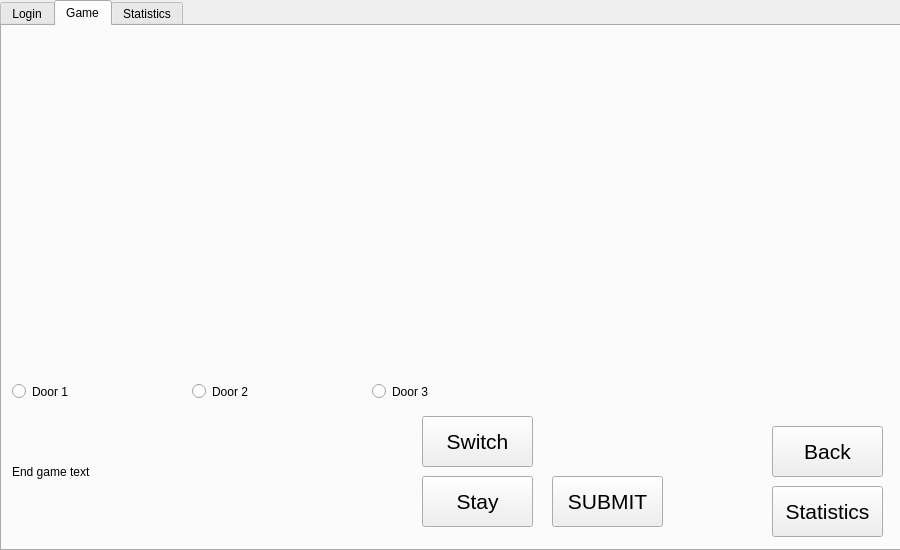
<?xml version="1.0" encoding="UTF-8"?>
<ui version="4.0">
 <class>montyHallGame</class>
 <widget class="QDialog" name="montyHallGame">
  <property name="geometry">
   <rect>
    <x>0</x>
    <y>0</y>
    <width>900</width>
    <height>550</height>
   </rect>
  </property>
  <property name="windowTitle">
   <string>Dialog</string>
  </property>
  <widget class="QTabWidget" name="tab_current">
   <property name="geometry">
    <rect>
     <x>0</x>
     <y>0</y>
     <width>901</width>
     <height>551</height>
    </rect>
   </property>
   <property name="currentIndex">
    <number>1</number>
   </property>
   <widget class="QWidget" name="screen_main">
    <attribute name="title">
     <string>Login</string>
    </attribute>
    <widget class="QLabel" name="label_login">
     <property name="geometry">
      <rect>
       <x>20</x>
       <y>50</y>
       <width>71</width>
       <height>41</height>
      </rect>
     </property>
     <property name="font">
      <font>
       <pointsize>20</pointsize>
      </font>
     </property>
     <property name="text">
      <string>Login</string>
     </property>
    </widget>
    <widget class="QLineEdit" name="entry_username">
     <property name="geometry">
      <rect>
       <x>90</x>
       <y>50</y>
       <width>121</width>
       <height>41</height>
      </rect>
     </property>
     <property name="font">
      <font>
       <pointsize>15</pointsize>
      </font>
     </property>
     <property name="placeholderText">
      <string>Username</string>
     </property>
    </widget>
    <widget class="QLabel" name="label_login_instruction">
     <property name="geometry">
      <rect>
       <x>0</x>
       <y>0</y>
       <width>781</width>
       <height>41</height>
      </rect>
     </property>
     <property name="text">
      <string>Enter a unique username and select login or register depending of if you have played before</string>
     </property>
    </widget>
    <widget class="QPushButton" name="button_login">
     <property name="geometry">
      <rect>
       <x>10</x>
       <y>100</y>
       <width>101</width>
       <height>41</height>
      </rect>
     </property>
     <property name="font">
      <font>
       <pointsize>15</pointsize>
      </font>
     </property>
     <property name="text">
      <string>LOGIN</string>
     </property>
    </widget>
    <widget class="QPushButton" name="button_register">
     <property name="geometry">
      <rect>
       <x>130</x>
       <y>100</y>
       <width>101</width>
       <height>41</height>
      </rect>
     </property>
     <property name="font">
      <font>
       <pointsize>15</pointsize>
      </font>
     </property>
     <property name="text">
      <string>REGISTER</string>
     </property>
    </widget>
    <widget class="QTextBrowser" name="text_game_explanation">
     <property name="geometry">
      <rect>
       <x>10</x>
       <y>160</y>
       <width>741</width>
       <height>291</height>
      </rect>
     </property>
     <property name="html">
      <string>&lt;!DOCTYPE HTML PUBLIC &quot;-//W3C//DTD HTML 4.0//EN&quot; &quot;http://www.w3.org/TR/REC-html40/strict.dtd&quot;&gt;
&lt;html&gt;&lt;head&gt;&lt;meta name=&quot;qrichtext&quot; content=&quot;1&quot; /&gt;&lt;style type=&quot;text/css&quot;&gt;
p, li { white-space: pre-wrap; }
&lt;/style&gt;&lt;/head&gt;&lt;body style=&quot; font-family:'MS Shell Dlg 2'; font-size:8.25pt; font-weight:400; font-style:normal;&quot;&gt;
&lt;p style=&quot; margin-top:0px; margin-bottom:0px; margin-left:0px; margin-right:0px; -qt-block-indent:0; text-indent:0px;&quot;&gt;&lt;span style=&quot; font-size:14pt;&quot;&gt;The Monty Hall problem is a brain teazer in the form of a probabilty puzzle. It is based on the TV show &amp;quot;Let's Make a Deal&amp;quot; and named after its original host Monty Hall.&lt;/span&gt;&lt;/p&gt;
&lt;p style=&quot;-qt-paragraph-type:empty; margin-top:0px; margin-bottom:0px; margin-left:0px; margin-right:0px; -qt-block-indent:0; text-indent:0px; font-size:14pt;&quot;&gt;&lt;br /&gt;&lt;/p&gt;
&lt;p style=&quot; margin-top:0px; margin-bottom:0px; margin-left:0px; margin-right:0px; -qt-block-indent:0; text-indent:0px;&quot;&gt;&lt;span style=&quot; font-size:14pt;&quot;&gt;In the puzzle, players are given the choice between 3 doors. Behind one door, there is a desireble prize. Behind the other two is nothing. The player is to make a choice of which door they think the prize is behind. After that, the host would open one of the doors which does not contain the prize. The player then has to choose weather to remain on the door he/she selected originally or switch to the door that has not been opened or selected. &lt;/span&gt;&lt;/p&gt;
&lt;p style=&quot;-qt-paragraph-type:empty; margin-top:0px; margin-bottom:0px; margin-left:0px; margin-right:0px; -qt-block-indent:0; text-indent:0px; font-size:14pt;&quot;&gt;&lt;br /&gt;&lt;/p&gt;
&lt;p style=&quot; margin-top:0px; margin-bottom:0px; margin-left:0px; margin-right:0px; -qt-block-indent:0; text-indent:0px;&quot;&gt;&lt;span style=&quot; font-size:14pt;&quot;&gt;Now that you know how the game works, lets try it out.&lt;/span&gt;&lt;/p&gt;
&lt;p style=&quot;-qt-paragraph-type:empty; margin-top:0px; margin-bottom:0px; margin-left:0px; margin-right:0px; -qt-block-indent:0; text-indent:0px; font-size:14pt;&quot;&gt;&lt;br /&gt;&lt;/p&gt;&lt;/body&gt;&lt;/html&gt;</string>
     </property>
    </widget>
    <widget class="QPushButton" name="button_moveToGame">
     <property name="geometry">
      <rect>
       <x>770</x>
       <y>460</y>
       <width>111</width>
       <height>51</height>
      </rect>
     </property>
     <property name="font">
      <font>
       <pointsize>16</pointsize>
      </font>
     </property>
     <property name="text">
      <string>Play</string>
     </property>
    </widget>
    <widget class="QLabel" name="label_login_status">
     <property name="geometry">
      <rect>
       <x>230</x>
       <y>40</y>
       <width>481</width>
       <height>41</height>
      </rect>
     </property>
     <property name="text">
      <string/>
     </property>
    </widget>
    <widget class="QPushButton" name="button_main_movetostats">
     <property name="geometry">
      <rect>
       <x>770</x>
       <y>400</y>
       <width>111</width>
       <height>51</height>
      </rect>
     </property>
     <property name="font">
      <font>
       <pointsize>16</pointsize>
      </font>
     </property>
     <property name="text">
      <string>Statistics</string>
     </property>
    </widget>
   </widget>
   <widget class="QWidget" name="screen_game">
    <attribute name="title">
     <string>Game</string>
    </attribute>
    <widget class="QLabel" name="image_door_1">
     <property name="geometry">
      <rect>
       <x>10</x>
       <y>10</y>
       <width>161</width>
       <height>341</height>
      </rect>
     </property>
     <property name="text">
      <string/>
     </property>
     <property name="pixmap">
      <pixmap resource="doorResource.qrc">:/doorImage/door.png</pixmap>
     </property>
     <property name="scaledContents">
      <bool>true</bool>
     </property>
    </widget>
    <widget class="QLabel" name="image_door_2">
     <property name="geometry">
      <rect>
       <x>190</x>
       <y>10</y>
       <width>161</width>
       <height>341</height>
      </rect>
     </property>
     <property name="text">
      <string/>
     </property>
     <property name="pixmap">
      <pixmap resource="doorResource.qrc">:/doorImage/door.png</pixmap>
     </property>
     <property name="scaledContents">
      <bool>true</bool>
     </property>
    </widget>
    <widget class="QLabel" name="image_door_3">
     <property name="geometry">
      <rect>
       <x>370</x>
       <y>10</y>
       <width>161</width>
       <height>341</height>
      </rect>
     </property>
     <property name="text">
      <string/>
     </property>
     <property name="pixmap">
      <pixmap resource="doorResource.qrc">:/doorImage/door.png</pixmap>
     </property>
     <property name="scaledContents">
      <bool>true</bool>
     </property>
    </widget>
    <widget class="QRadioButton" name="radioButton_door_1">
     <property name="geometry">
      <rect>
       <x>10</x>
       <y>350</y>
       <width>161</width>
       <height>31</height>
      </rect>
     </property>
     <property name="text">
      <string>Door 1</string>
     </property>
    </widget>
    <widget class="QRadioButton" name="radioButton_door_2">
     <property name="geometry">
      <rect>
       <x>190</x>
       <y>350</y>
       <width>161</width>
       <height>31</height>
      </rect>
     </property>
     <property name="text">
      <string>Door 2</string>
     </property>
    </widget>
    <widget class="QRadioButton" name="radioButton_door_3">
     <property name="geometry">
      <rect>
       <x>370</x>
       <y>350</y>
       <width>161</width>
       <height>31</height>
      </rect>
     </property>
     <property name="text">
      <string>Door 3</string>
     </property>
    </widget>
    <widget class="QLabel" name="label">
     <property name="geometry">
      <rect>
       <x>10</x>
       <y>380</y>
       <width>521</width>
       <height>131</height>
      </rect>
     </property>
     <property name="text">
      <string>End game text</string>
     </property>
    </widget>
    <widget class="QPushButton" name="button_submit">
     <property name="geometry">
      <rect>
       <x>550</x>
       <y>450</y>
       <width>111</width>
       <height>51</height>
      </rect>
     </property>
     <property name="font">
      <font>
       <pointsize>16</pointsize>
      </font>
     </property>
     <property name="text">
      <string>SUBMIT</string>
     </property>
    </widget>
    <widget class="QPushButton" name="button_game_next">
     <property name="geometry">
      <rect>
       <x>770</x>
       <y>460</y>
       <width>111</width>
       <height>51</height>
      </rect>
     </property>
     <property name="font">
      <font>
       <pointsize>16</pointsize>
      </font>
     </property>
     <property name="text">
      <string>Statistics</string>
     </property>
    </widget>
    <widget class="QPushButton" name="button_game_back">
     <property name="geometry">
      <rect>
       <x>770</x>
       <y>400</y>
       <width>111</width>
       <height>51</height>
      </rect>
     </property>
     <property name="font">
      <font>
       <pointsize>16</pointsize>
      </font>
     </property>
     <property name="text">
      <string>Back</string>
     </property>
    </widget>
    <widget class="QPushButton" name="button_Switch">
     <property name="geometry">
      <rect>
       <x>420</x>
       <y>390</y>
       <width>111</width>
       <height>51</height>
      </rect>
     </property>
     <property name="font">
      <font>
       <pointsize>16</pointsize>
      </font>
     </property>
     <property name="text">
      <string>Switch</string>
     </property>
    </widget>
    <widget class="QPushButton" name="button_stay">
     <property name="geometry">
      <rect>
       <x>420</x>
       <y>450</y>
       <width>111</width>
       <height>51</height>
      </rect>
     </property>
     <property name="font">
      <font>
       <pointsize>16</pointsize>
      </font>
     </property>
     <property name="text">
      <string>Stay</string>
     </property>
    </widget>
   </widget>
   <widget class="QWidget" name="screen_stats">
    <attribute name="title">
     <string>Statistics</string>
    </attribute>
    <widget class="QPushButton" name="button_stats_back">
     <property name="geometry">
      <rect>
       <x>770</x>
       <y>460</y>
       <width>111</width>
       <height>51</height>
      </rect>
     </property>
     <property name="font">
      <font>
       <pointsize>16</pointsize>
      </font>
     </property>
     <property name="text">
      <string>Back</string>
     </property>
    </widget>
    <widget class="QPushButton" name="button_stats_movetomain">
     <property name="geometry">
      <rect>
       <x>770</x>
       <y>400</y>
       <width>111</width>
       <height>51</height>
      </rect>
     </property>
     <property name="font">
      <font>
       <pointsize>16</pointsize>
      </font>
     </property>
     <property name="text">
      <string>Main Menu</string>
     </property>
    </widget>
    <widget class="QLabel" name="label_stats_readout">
     <property name="geometry">
      <rect>
       <x>10</x>
       <y>20</y>
       <width>751</width>
       <height>481</height>
      </rect>
     </property>
     <property name="text">
      <string/>
     </property>
    </widget>
   </widget>
  </widget>
 </widget>
 <resources>
  <include location="doorResource.qrc"/>
  <include location="doorResource.qrc"/>
 </resources>
 <connections/>
</ui>
